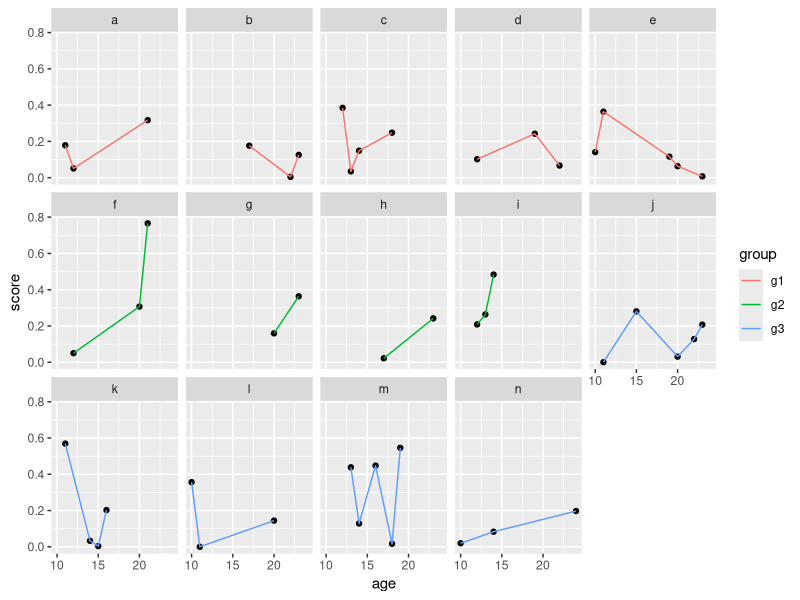
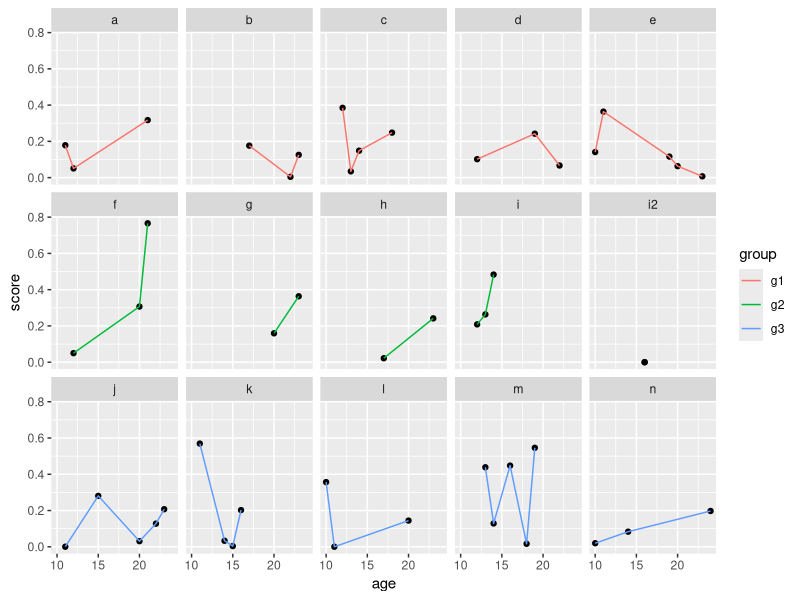
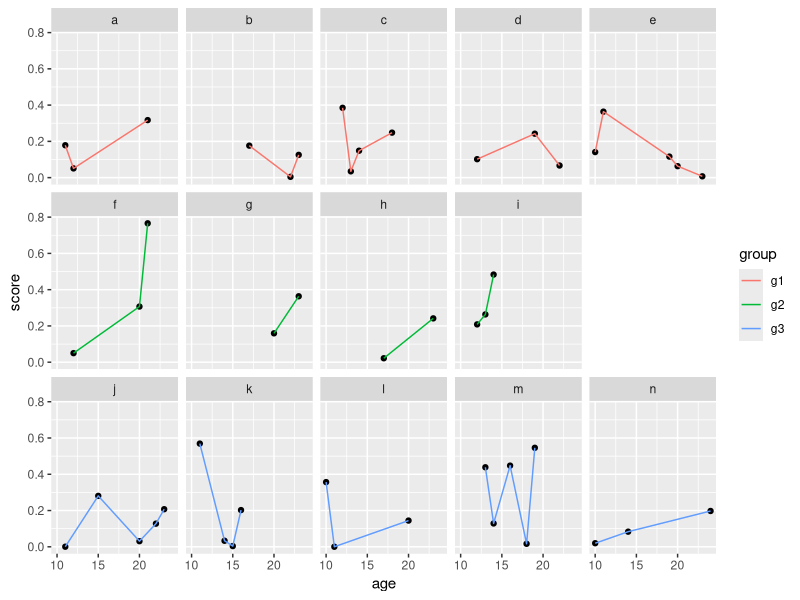
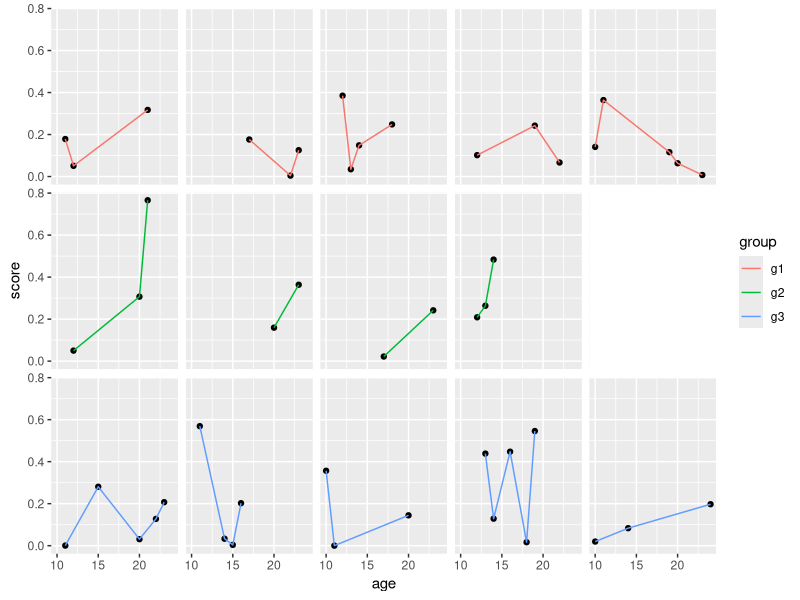
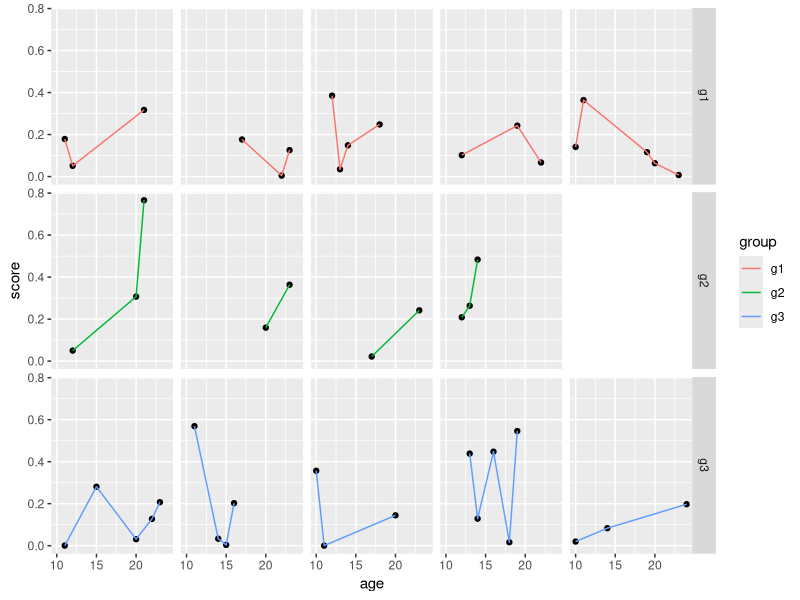

The R script that drew these images, in order:
## ---- chunk 1
set.seed(20220121)
library(tidyverse)
data <- tibble(
  id = letters[1:14],
  group = rep(c("g1", "g2", "g3"), times = c(5, 4, 5)),
  data = lapply(1:14, function(x) {
    # just making some data
    n_points <- sample(c(2:5), size = 1) 
    ages <- sort(sample(c(10:24), size = n_points))
    data.frame(age = ages, score = rbeta(n_points, 1, 4))
  })
) %>% 
  tidyr::unnest(data)

ggplot(data, aes(x = age, y = score)) + 
  geom_point() + 
  geom_line(aes(color = group)) + 
  facet_wrap("id", ncol = 5)
## ---- chunk 2
data <- data %>% 
  tibble::add_row(id = "i2", group = "g2", age = median(data$age), score = 0) %>% 
  # two points so that geom_line() doesn't warn
  tibble::add_row(id = "i2", group = "g2", age = median(data$age), score = 0)

ggplot(data, aes(x = age, y = score)) + 
  geom_point(na.rm = TRUE) + 
  geom_line(aes(color = group), na.rm = TRUE) + 
  facet_wrap("id", ncol = 5) 
## ---- chunk 3
p <- last_plot()
g <- ggplotGrob(p)
# guess and check
pattern <- "panel-4-3|strip-t-5-2"
to_drop <- str_which(g$layout$name, pattern)
to_keep_names <- str_subset(g$layout$name, pattern, negate = TRUE)
# delete grob data, clean up layout table
g$grobs[to_drop] <- NULL
g$layout <- g$layout[g$layout$name %in% to_keep_names, ]
grid::grid.newpage()
grid::grid.draw(g)
## ---- chunk 4
ggplot(data, aes(x = age, y = score)) + 
  geom_point(na.rm = TRUE) + 
  geom_line(aes(color = group), na.rm = TRUE) + 
  geom_ribbon(
    aes(ymin = -Inf, ymax = Inf),
    data = tibble(
      id = "i2", 
      age = c(-Inf, Inf), 
      group = "g2", 
      score = NA_real_
    ),
    fill = "white",
    color = "white"
  ) +
  facet_wrap("id", ncol = 5) +
  theme(strip.text.x = element_blank())
## ---- chunk 5
data <- data %>% 
  group_by(group) %>% 
  mutate(col_num = match(id, unique(id))) %>% 
  ungroup()

ggplot(data, aes(x = age, y = score)) + 
  geom_point(na.rm = TRUE) + 
  geom_line(aes(color = group), na.rm = TRUE) + 
  geom_ribbon(
    aes(ymin = -Inf, ymax = Inf),
    data = tibble(
      col_num = 5,
      age = c(-Inf, Inf), 
      group = "g2", 
      score = NA_real_
    ),
    fill = "white",
    color = "white"
  ) +
  facet_grid(group ~ col_num) +
  theme(strip.text.x = element_blank())
